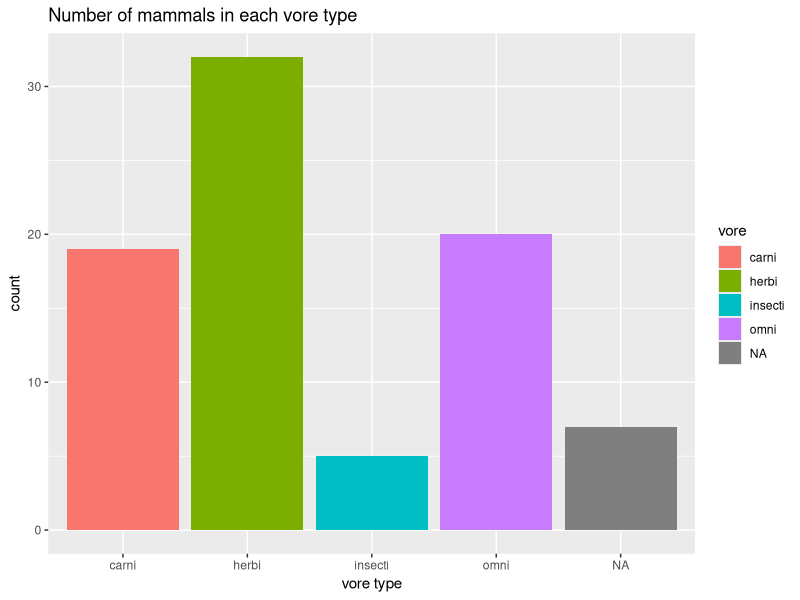
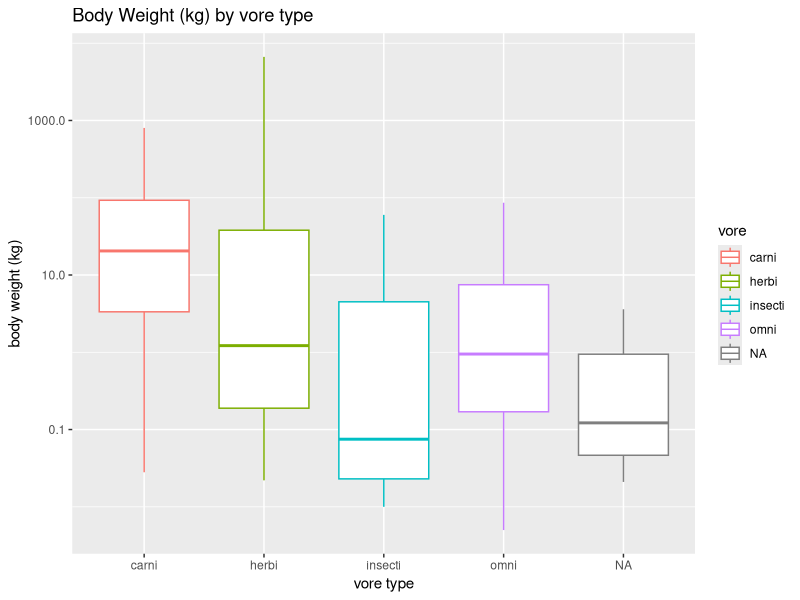
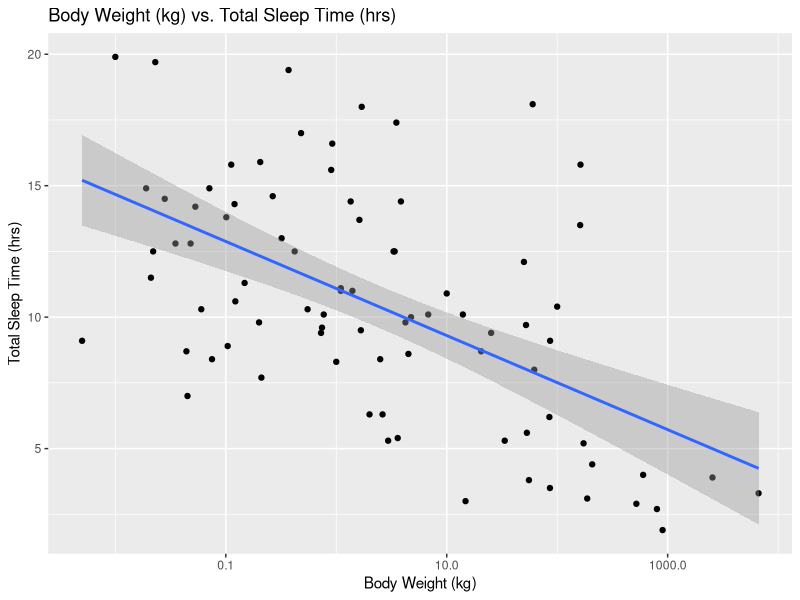
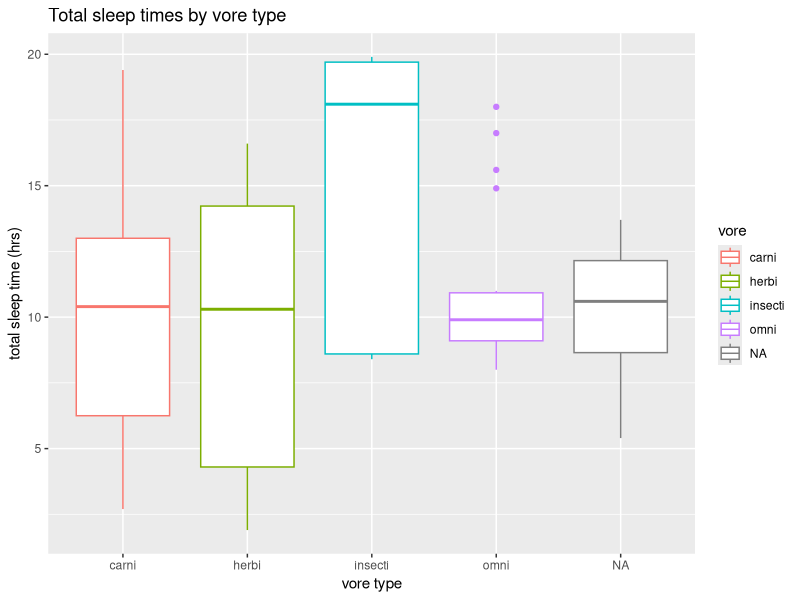
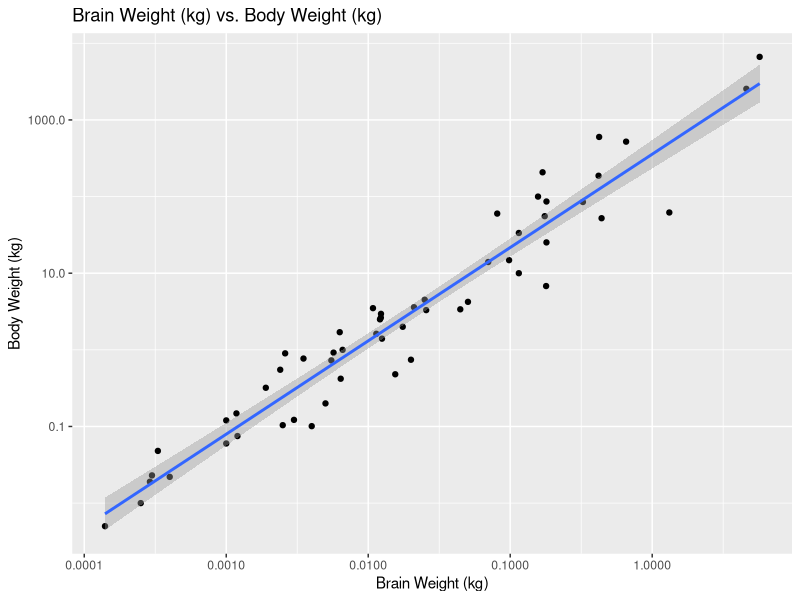
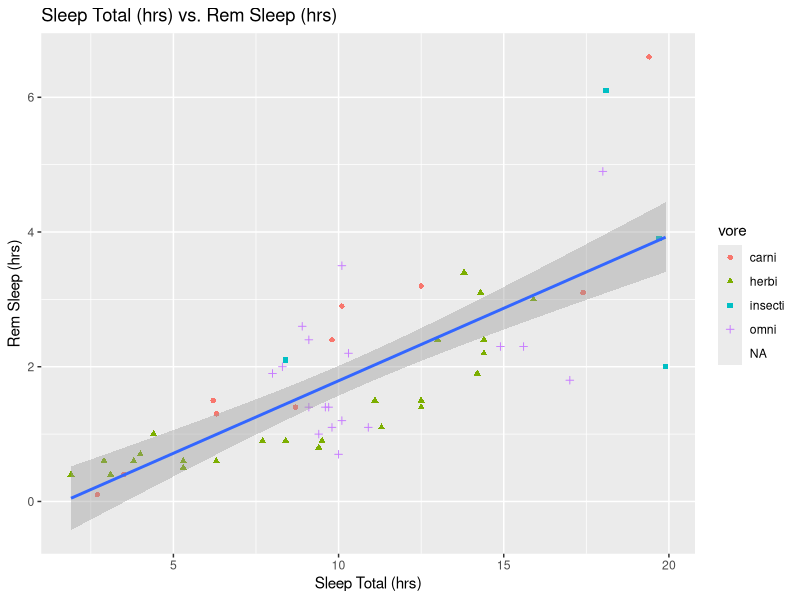

The R script that drew these images, in order:
## ---- chunk 1
library("tidyverse")
options(scipen = 999) #disable scientific notation
## ---- chunk 2
glimpse(msleep)
## ---- chunk 3
msleep <- msleep #reads data into R to visualize 
## ---- chunk 4
names(msleep)
?msleep
## ---- chunk 5
names(msleep)
## ---- chunk 6
#categorical and discrete .. so bar plot? 
ggplot(data=msleep, #specified data 
       mapping=aes(x=vore))+ #mapped aesthetics 
  geom_bar(mapping = aes(fill=vore))+ #added color to bar
  labs(title="Number of mammals in each vore type", x="vore type", y="count")

## ---- chunk 7
mean(msleep$sleep_total)
## ---- chunk 8
summary(msleep)
## ---- chunk 9
#continuous and categorical.. so box plot
ggplot(data=msleep, mapping=aes(x=vore, y=bodywt))+
  geom_boxplot(mapping=aes(color=vore))+ #kind of unneccessary for this plot, yes, but still fun to do-- 
  scale_y_log10()+ #scale y-axis
  labs(title = "Body Weight (kg) by vore type", x="vore type", y="body weight (kg)")
## ---- chunk 10
names(msleep)
## ---- chunk 11
#relationship ... both continous so scatter plot
ggplot(data=msleep, mapping=aes(x=bodywt, y=sleep_total))+
  geom_point()+
  geom_smooth(method=lm, se=T)+ #added line of best fit, with standard error
  scale_x_log10()+ #scaled the x-axis this time.. 
  labs(title="Body Weight (kg) vs. Total Sleep Time (hrs)", x="Body Weight (kg)", y="Total Sleep Time (hrs)")
## ---- chunk 12
names(msleep)
## ---- chunk 13
#comparing vore (categorical) to average sleep... so box plot 
ggplot(data=msleep, mapping = aes(x=vore, y=sleep_total))+ 
  geom_boxplot(mapping=aes(color=vore))+ 
  labs(title="Total sleep times by vore type", x= "vore type", y="total sleep time (hrs)")
## ---- chunk 14
#looking at relationship so scatter plot! 
ggplot(data=msleep, mapping=aes(x=brainwt, y=bodywt))+
  geom_point()+
  scale_x_log10()+
  scale_y_log10()+ #scaled both the y and x axis this time 
  geom_smooth(method=lm, se=T)+ #added line of best fit, with standard error
  labs(title="Brain Weight (kg) vs. Body Weight (kg)", x="Brain Weight (kg)", y="Body Weight (kg)")
## ---- chunk 15
#scatter plot 
ggplot(data=msleep, mapping=aes(x=sleep_total, y=sleep_rem))+
  geom_point(mapping=aes(color=vore, shape=vore))+ #added vore types for more insights
  geom_smooth(method=lm, se=T)+ #added line of best fit, with standard error
  labs(title="Sleep Total (hrs) vs. Rem Sleep (hrs)", x="Sleep Total (hrs)", y="Rem Sleep (hrs)")
